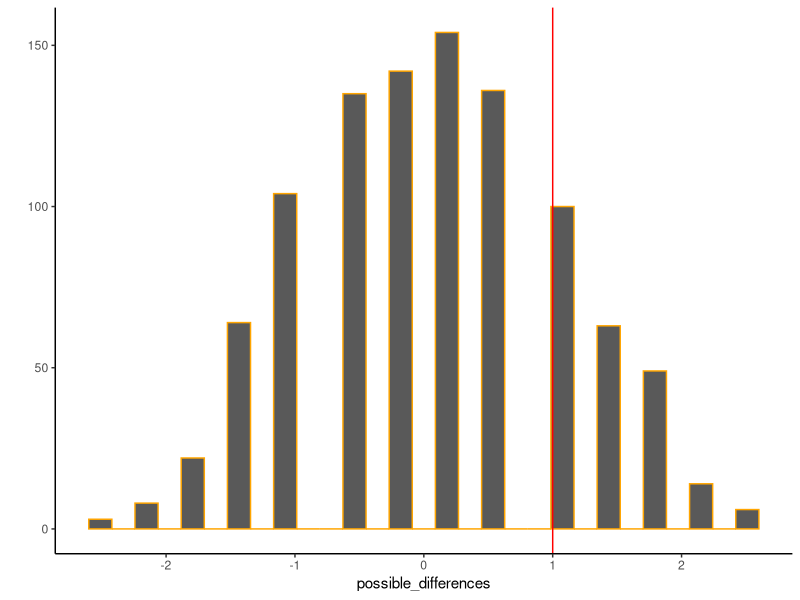

Reproduce this figure in R.
## ---- chunk 1
knitr::opts_chunk$set(echo = TRUE)
## ---- chunk 2
group_one <- c(3,4,5,6,7)
group_two <- c(5,3,2,4,6)

library(dplyr)
  
randomization_test <- function(A, B, resamples = 1000) {
  
  group_A_mean <- mean(A)
  group_B_mean <- mean(B)
  mean_difference <- group_A_mean - group_B_mean
  
 all_means <- c(A,B) 
 
 possible_differences <- c()
 for(i in 1:resamples){
  resample <- sample(all_means)
  new_A_mean <- mean(resample[1:length(A)])
  new_B_mean <- mean(resample[(length(A)+1):length(all_means)])
  possible_differences[i] <- new_A_mean - new_B_mean
  

}
 
 the_plot <- ggplot2::qplot(possible_differences)+
  ggplot2::geom_histogram(color="orange")+
  ggplot2::geom_vline(xintercept=mean_difference, color = "red")+
  ggplot2::theme_classic()

 
# absolute_differences <- abs(possible_differences)
 
  p_value <- length(possible_differences[possible_differences >= mean_difference ] )/resamples
  
  st_dev <- sd(possible_differences)

 
 test_output <- list(A_mean = group_A_mean,
                     B_mean = group_B_mean,
                     difference = mean_difference,
                     randomization = possible_differences,
                     standard_deviation = st_dev,
                     plot = the_plot,
                     p_value = p_value)
 
 return(test_output)
}

randomization_test(A = group_one, 
                   B = group_two, 
                   resamples = 1000)

## ---- chunk 3
a <- sample(x = 0:9, size = 7, replace = FALSE)
samples <- replicate(100000, sample(a))

count_example <- 0
for(i in 1:100000){
  if(sum (samples[,i] == c(8,6,7,5,3,0,9)) == 7) {
    count_example <-  count_example+1
  }
}

count_example
count_example/100000 

## ---- chunk 4
n=100000
samples <- replicate(n, sample(c(0,3,5,6,7,8,9)))

count_example <- 0
for(i in 1:n){
  if(sum (samples[,i] == c(8,6,7,5,3,0,9)) == 7) {
    count_example <-  count_example+1
  }
}

count_example
count_example/n*100

#output <- list (number_of_jennys_numbers = count_example,
                # probability_percent = b)

## ---- chunk 5

factorial(36)






